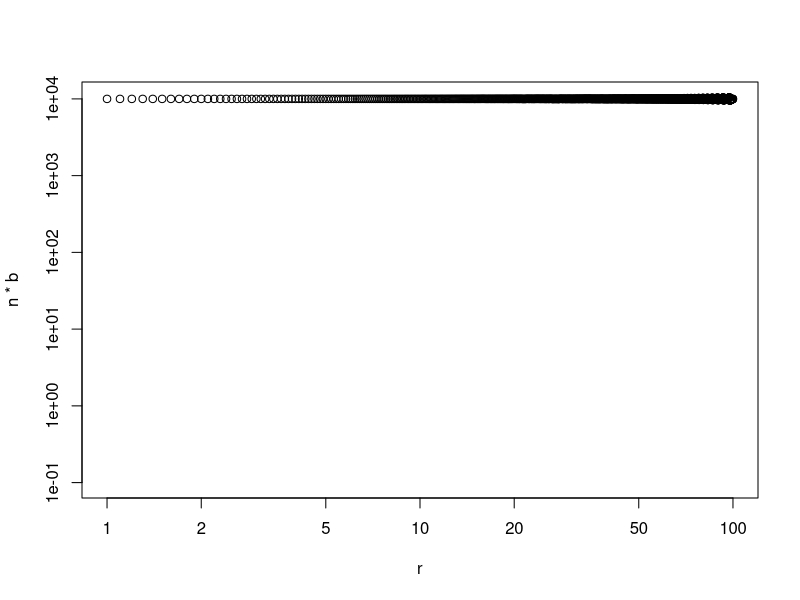
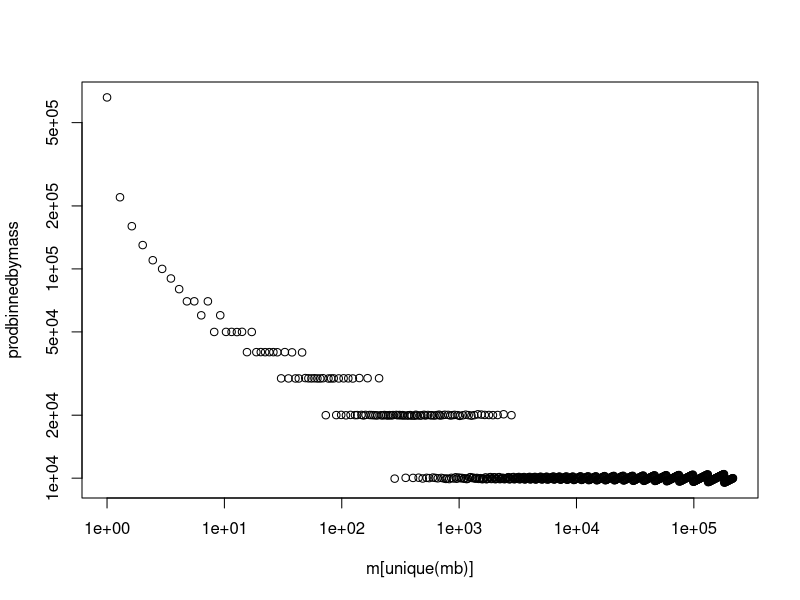
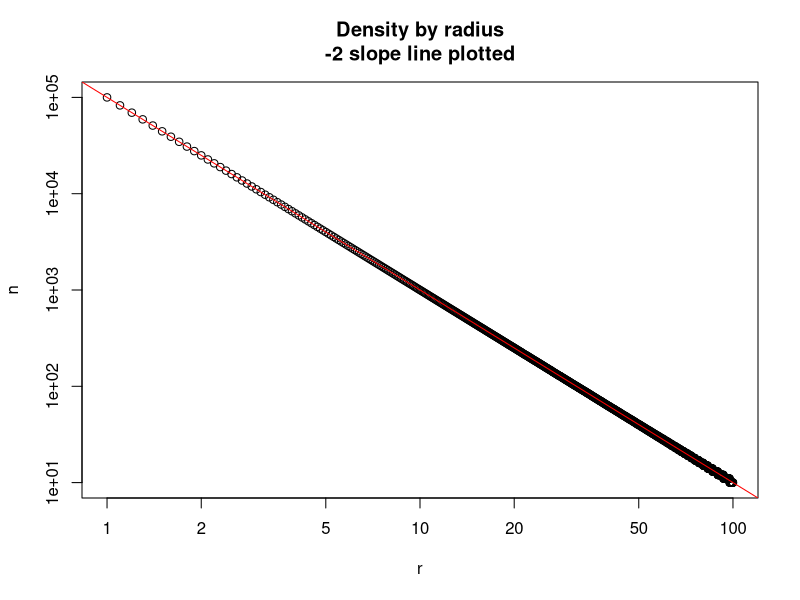
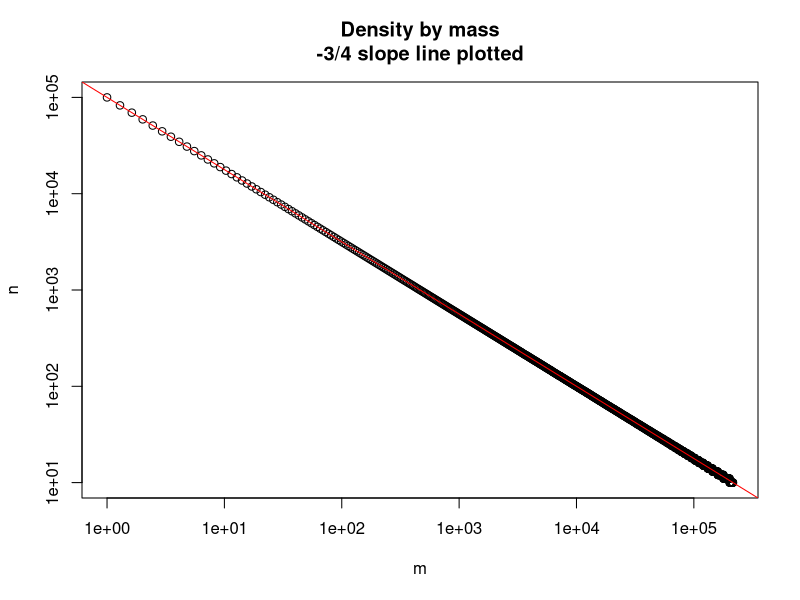

R code for these plots, in order:
# Mass & diameter energy equivalence with some simulated data

# Details of simulation
rmin <- 1
rmax <- 100
binwidth <- 0.1

# Constants
n0 <- 100000
b0 <- 0.1
k <- 1

r <- seq(from=rmin, to=rmax, by=binwidth)
n <- round(n0 * r^-2)
b <- b0 * r^2
m <- k * r^(8/3)

radii <- rep(r, n)
masses <- rep(m, n)
productions <- rep(b, n)

# Energy equivalence by radius
plot(r, n*b, ylim=c(0.1, max(n*b)), log='xy')

# Bin linearly by mass into 100 bins
masscuts <- seq(0, max(m), length.out=length(r) + 1)
masslower <- masscuts[-(length(r) + 1)]
massupper <- masscuts[-1]
massupper[length(r)] <- massupper[length(r)] + 1

mb <- rep(0, length(r))

for (i in 1:length(r)) {
  mb[i] <- which(m[i] >= masslower & m[i] < massupper)
}

mbfact <- as.numeric(factor(mb, labels=1:length(unique(mb))))

massbins <- rep(mbfact, n)
prodbinnedbymass <- tapply(productions, massbins, sum)

plot(m[unique(mb)], prodbinnedbymass, log='xy')

# Added 11 April: density, in addition to production.

pdf('C:/Users/Q/Google Drive/ForestLight/figs/dens_by_rad_and_mass.pdf', height=5, width=5)
plot(r, n, log='xy', main='Density by radius\n-2 slope line plotted') # Density by radius (exact)
abline(a=5, b=-2, col='red')
plot(m, n, log='xy', main='Density by mass\n-3/4 slope line plotted')
abline(a=5, b=-3/4, col='red')
dev.off()